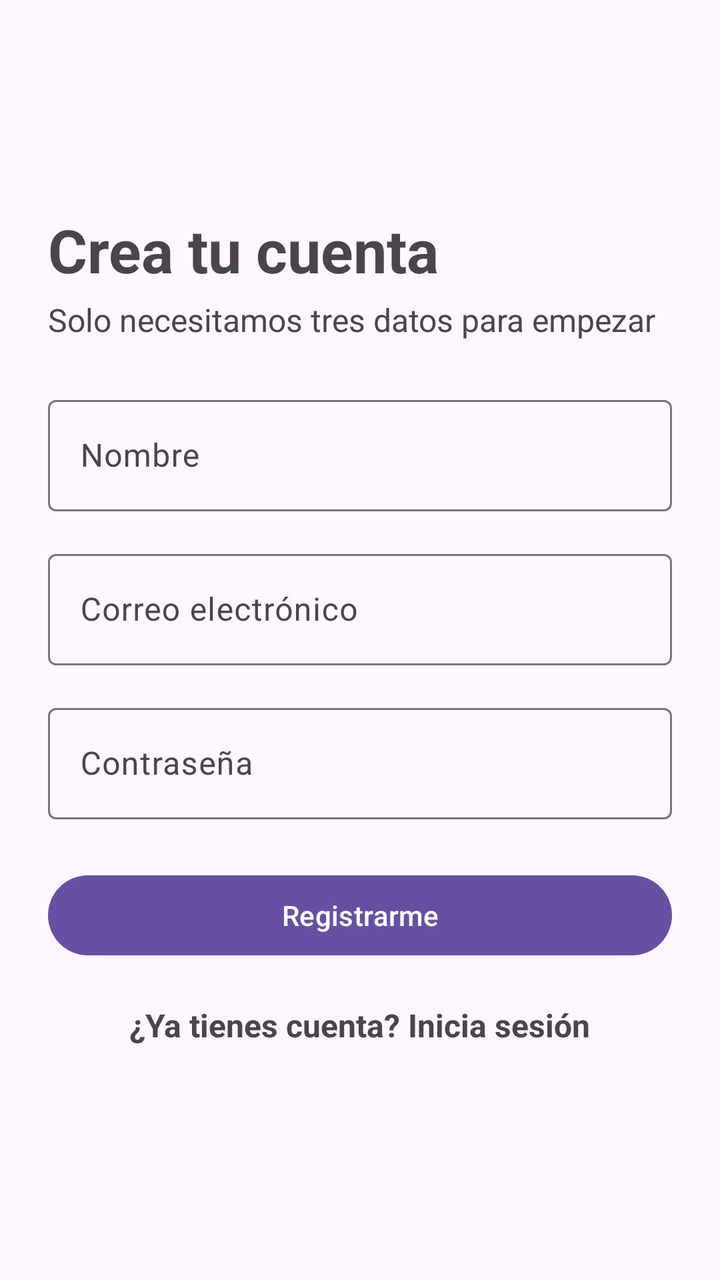
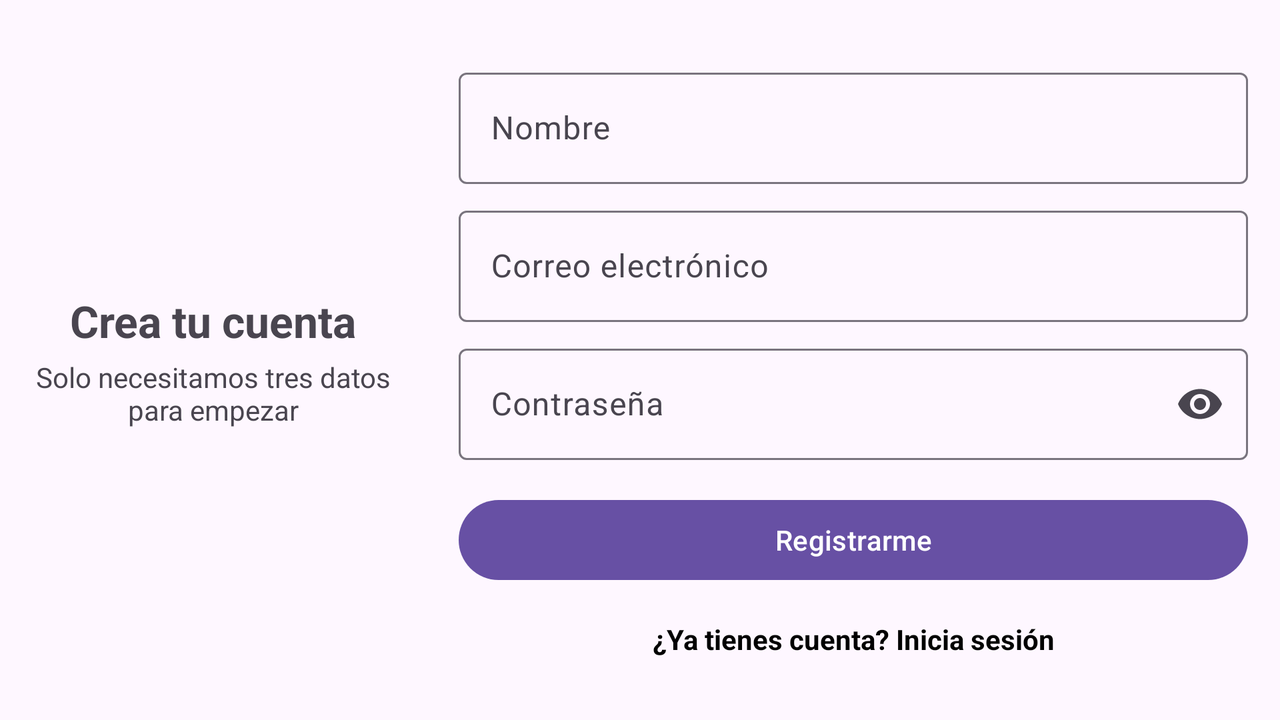

The same Android screen from two of the app's own layout files: first res/layout/ as a phone draws it, then the repository's variant for another configuration, drawn on a device whose configuration selects that folder. Both files follow.
<!-- AndroidManifest.xml: application theme Theme.PeluCita -->
<!-- res/layout/fragment_sign_up.xml -->
<?xml version="1.0" encoding="utf-8"?>
<LinearLayout
    xmlns:android="http://schemas.android.com/apk/res/android"
    xmlns:tools="http://schemas.android.com/tools"
    android:layout_width="match_parent"
    android:layout_height="match_parent"
    android:gravity="center_vertical"
    android:orientation="vertical"
    android:padding="24dp"
    tools:context=".fragments.SignUpFragment">

    <TextView
        android:id="@+id/tvSignUpTitle"
        android:layout_width="wrap_content"
        android:layout_height="wrap_content"
        android:text="@string/signup_title"
        android:textSize="30sp"
        android:textStyle="bold" />

    <TextView
        android:id="@+id/tvSignUpSubtitle"
        android:layout_width="wrap_content"
        android:layout_height="wrap_content"
        android:layout_marginTop="4dp"
        android:text="@string/signup_subtitle"
        android:textSize="16sp" />

    <com.google.android.material.textfield.TextInputLayout
        android:id="@+id/tilName"
        android:layout_width="match_parent"
        android:layout_height="wrap_content"
        android:layout_marginTop="24dp"
        android:hint="@string/hint_name">

        <com.google.android.material.textfield.TextInputEditText
            android:id="@+id/etName"
            android:layout_width="match_parent"
            android:layout_height="wrap_content"
            android:inputType="textPersonName" />
    </com.google.android.material.textfield.TextInputLayout>

    <com.google.android.material.textfield.TextInputLayout
        android:id="@+id/tilEmail"
        android:layout_width="match_parent"
        android:layout_height="wrap_content"
        android:layout_marginTop="16dp"
        android:hint="@string/hint_email">
        <com.google.android.material.textfield.TextInputEditText
            android:id="@+id/etEmail"
            android:layout_width="match_parent"
            android:layout_height="wrap_content"
            android:inputType="textEmailAddress" />
    </com.google.android.material.textfield.TextInputLayout>

    <com.google.android.material.textfield.TextInputLayout
        android:id="@+id/tilPassword"
        android:layout_width="match_parent"
        android:layout_height="wrap_content"
        android:layout_marginTop="16dp"
        android:hint="@string/hint_password">

    <com.google.android.material.textfield.TextInputEditText
        android:id="@+id/etPassword"
        android:layout_width="match_parent"
        android:layout_height="wrap_content"
        android:inputType="textPassword" />
    </com.google.android.material.textfield.TextInputLayout>

    <Button
        android:id="@+id/btnSignUp"
        android:layout_width="match_parent"
        android:layout_height="wrap_content"
        android:layout_marginTop="24dp"
        android:text="@string/btn_signup" />

    <TextView
        android:id="@+id/tvGoSignIn"
        android:layout_width="wrap_content"
        android:layout_height="wrap_content"
        android:layout_gravity="center_horizontal"
        android:layout_marginTop="8dp"
        android:clickable="true"
        android:focusable="true"
        android:padding="12dp"
        android:text="@string/signup_go_signin"
        android:textSize="16sp"
        android:textStyle="bold" />

</LinearLayout>
<!-- resources referenced by this layout -->
<resources>
  <string name="btn_signup">Registrarme</string>
  <string name="hint_email">Correo electrónico</string>
  <string name="hint_name">Nombre</string>
  <string name="hint_password">Contraseña</string>
  <string name="signup_go_signin">¿Ya tienes cuenta? Inicia sesión</string>
  <string name="signup_subtitle">Solo necesitamos tres datos para empezar</string>
  <string name="signup_title">Crea tu cuenta</string>
  <style name="Theme.PeluCita" parent="Base.Theme.PeluCita" />
  <style name="Base.Theme.PeluCita" parent="Theme.Material3.DayNight.NoActionBar">
          
          
      </style>
</resources>
<!-- res/layout-land/fragment_sign_up.xml (the repository's variant of the layout above) -->
<!-- drawn on the phone turned sideways -->
<?xml version="1.0" encoding="utf-8"?>
<LinearLayout xmlns:android="http://schemas.android.com/apk/res/android"
    xmlns:app="http://schemas.android.com/apk/res-auto"
    xmlns:tools="http://schemas.android.com/tools"
    android:layout_width="match_parent"
    android:layout_height="match_parent"
    android:baselineAligned="false"
    android:orientation="horizontal"
    tools:context=".fragments.SignUpFragment">

    <LinearLayout
        android:layout_width="0dp"
        android:layout_height="match_parent"
        android:layout_weight="1"
        android:gravity="center"
        android:orientation="vertical"
        android:padding="16dp">

        <TextView
            android:id="@+id/tvSignUpTitle"
            android:layout_width="wrap_content"
            android:layout_height="wrap_content"
            android:text="@string/signup_title"
            android:textSize="22sp"
            android:textStyle="bold" />

        <TextView
            android:id="@+id/tvSignUpSubtitle"
            android:layout_width="wrap_content"
            android:layout_height="wrap_content"
            android:layout_marginTop="4dp"
            android:gravity="center_horizontal"
            android:text="@string/signup_subtitle"
            android:textSize="14sp" />
    </LinearLayout>


    <ScrollView
        android:layout_width="0dp"
        android:layout_height="match_parent"
        android:layout_weight="2"
        android:fillViewport="true">

        <LinearLayout
            android:layout_width="match_parent"
            android:layout_height="wrap_content"
            android:gravity="center_vertical"
            android:orientation="vertical"
            android:padding="16dp">

            <com.google.android.material.textfield.TextInputLayout
                android:id="@+id/tilName"
                android:layout_width="match_parent"
                android:layout_height="wrap_content"
                android:layout_marginBottom="8dp"
                app:endIconMode="clear_text">

                <com.google.android.material.textfield.TextInputEditText
                    android:id="@+id/etName"
                    android:layout_width="match_parent"
                    android:layout_height="wrap_content"
                    android:hint="@string/hint_name"
                    android:inputType="textPersonName" />
            </com.google.android.material.textfield.TextInputLayout>

            <com.google.android.material.textfield.TextInputLayout
                android:id="@+id/tilEmail"
                android:layout_width="match_parent"
                android:layout_height="wrap_content"
                android:layout_marginBottom="8dp"
                app:endIconMode="clear_text">

                <com.google.android.material.textfield.TextInputEditText
                    android:id="@+id/etEmail"
                    android:layout_width="match_parent"
                    android:layout_height="wrap_content"
                    android:hint="@string/hint_email"
                    android:inputType="textEmailAddress" />
            </com.google.android.material.textfield.TextInputLayout>

            <com.google.android.material.textfield.TextInputLayout
                android:id="@+id/tilPassword"
                android:layout_width="match_parent"
                android:layout_height="wrap_content"
                android:layout_marginBottom="16dp"
                app:endIconMode="password_toggle">

                <com.google.android.material.textfield.TextInputEditText
                    android:id="@+id/etPassword"
                    android:layout_width="match_parent"
                    android:layout_height="wrap_content"
                    android:hint="@string/hint_password"
                    android:inputType="textPassword" />
            </com.google.android.material.textfield.TextInputLayout>

            <Button
                android:id="@+id/btnSignUp"
                android:layout_width="match_parent"
                android:layout_height="wrap_content"
                android:text="@string/btn_signup" />

            <TextView
                android:id="@+id/tvGoSignIn"
                android:layout_width="match_parent"
                android:layout_height="wrap_content"
                android:layout_marginTop="16dp"
                android:gravity="center"
                android:text="@string/signup_go_signin"
                android:textColor="@color/black"
                android:textSize="14sp"
                android:textStyle="bold" />

        </LinearLayout>
    </ScrollView>
</LinearLayout>
